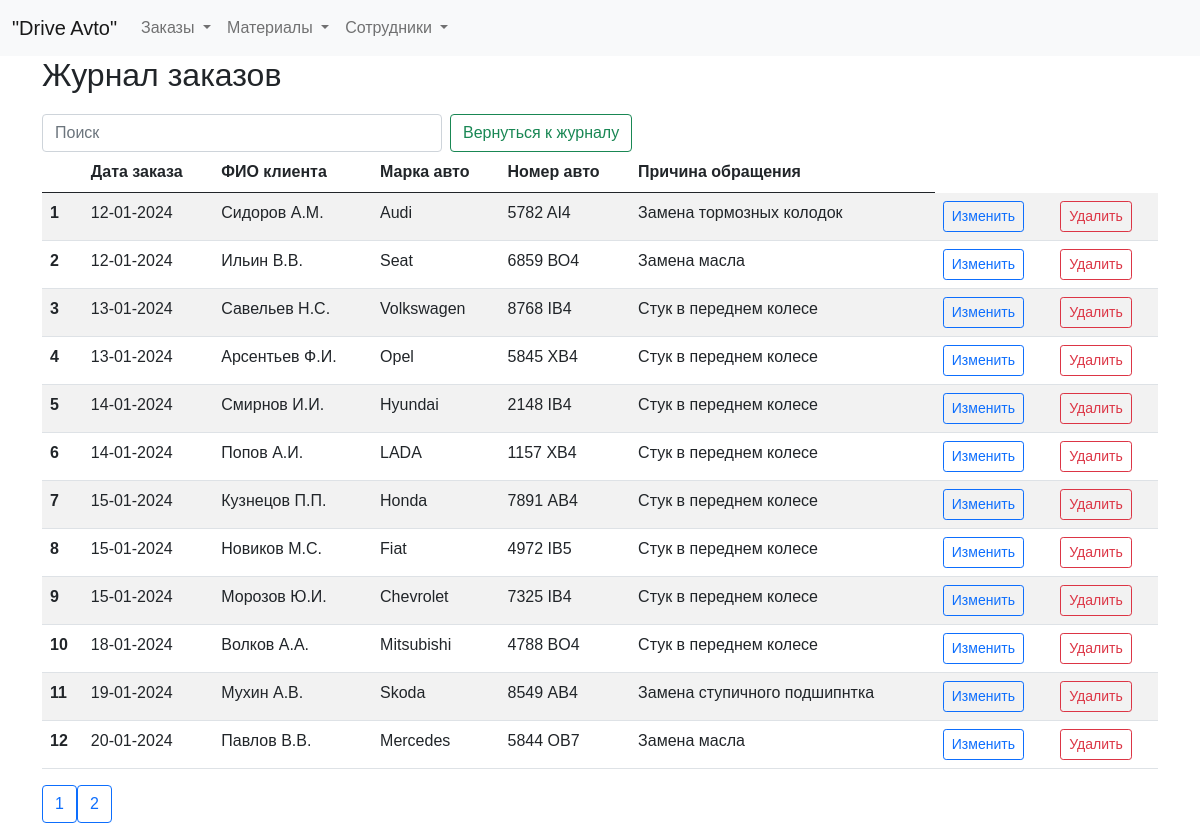
Before: /zhurnal with the older database file.
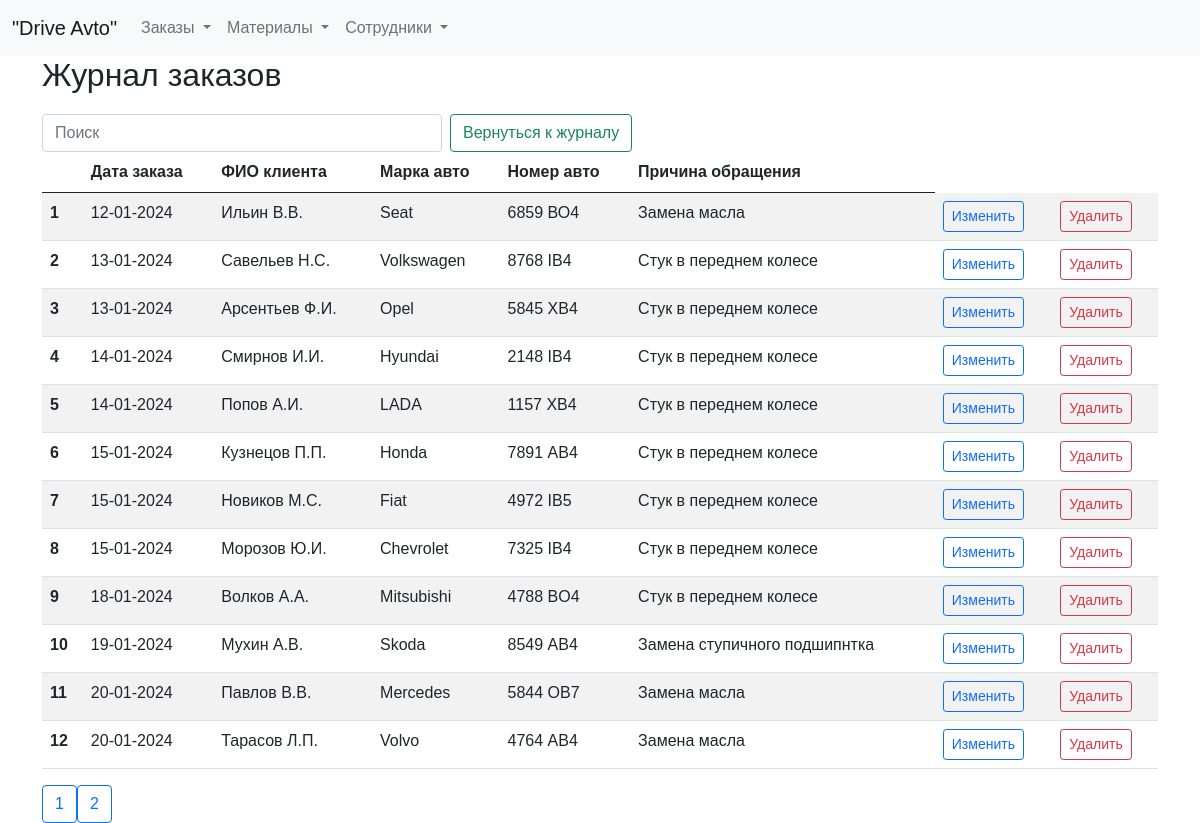
After: the same page with the newer database file.
### tables this page shows
CREATE TABLE log (
id integer PRIMARY KEY AUTOINCREMENT,
data_order text NOT NULL,
name_customer text NOT NULL,
brand_car text NOT NULL,
number_car text NOT NULL,
text_order text NOT NULL
);

### fcompany.py (the view)
@app.route("/zhurnal")
def showZhurnal():
    return render_template("zhurnal.html", title="Журнал", log=dbase.getLog())

### FDataBase.py (called while the page is built)
    def getLog(self):
        sql = '''SELECT * FROM log'''
        try:
            self.__cur.execute(sql)
            res = self.__cur.fetchall()
            log_list = [dict(row) for row in res]
            if log_list: return log_list
        except:
            print("Ошибка чтения из БД")
        return []

### fcompany.py (called while the page is built)
def connect_db():  # общая функция для установления соединения с БД
    conn = sqlite3.connect(app.config['DATABASE'])
    conn.row_factory = sqlite3.Row  # записи будут представлены не в виде кортежей, а в виде словаря (для исп в шаблонах)
    return conn

def get_db():
    if not hasattr(g, 'link_db'):
        g.link_db = connect_db()
    return g.link_db

@app.before_request
def before_request():
    global dbase
    db = get_db()
    dbase = FDataBase(db)

### templates/zhurnal.html (shortened to what this page needs)
{% extends 'base.html' %}
{% block content %}
<h2>Журнал заказов</h2>
<form class="d-flex" role="search">
  <input class="form-control me-2 narrow-search" type="search" id="searchInput" placeholder="Поиск" aria-label="Search">
  <button class="btn btn-outline-success narrow-button" type="submit">Вернуться к журналу</button>
</form>
<table id="myTable" class="table table-striped">
  <thead>
    <tr>
      <th scope="col"></th>
      <th scope="col">Дата заказа</th>
      <th scope="col">ФИО клиента</th>
      <th scope="col">Марка авто</th>
      <th scope="col">Номер авто</th>
      <th scope="col">Причина обращения</th>
    </tr>
  </thead>
  <tbody>
    {% for row in log %}
    <tr>
      <th scope="row">{{ loop.index }}</th>
      <td>{{ row.data_order }}</td>
      <td>{{ row.name_customer }}</td>
      <td>{{ row.brand_car }}</td>
      <td>{{ row.number_car }}</td>
      <td>{{ row.text_order }}</td>
      <td>
          <a href="/edit_entry/{{ row.id }}" class="btn btn-outline-primary btn-sm">Изменить</a>
      </td>
      <td>
        <form action="/delete_entry/{{ row.id }}" method="post">
            <button type="submit" class="btn btn-outline-danger btn-sm">Удалить</button>
        </form>
      </td>
    </tr>
    {% endfor %}
  </tbody>
</table>
<div class="pagination">
  <button class="btn btn-outline-primary prev-page"></button>
  <button class="btn btn-outline-primary next-page"></button>
</div>
{% endblock %}

Changed rows visible on the page:
removed log: data_order "12-01-2024", name_customer "Сидоров А.М.", brand_car "Audi", number_car "5782 AI4", text_order "Замена тормозных колодок"
now on this page (row unchanged): log: data_order "20-01-2024", name_customer "Тарасов Л.П.", brand_car "Volvo", number_car "4764 АВ4", text_order "Замена масла"
